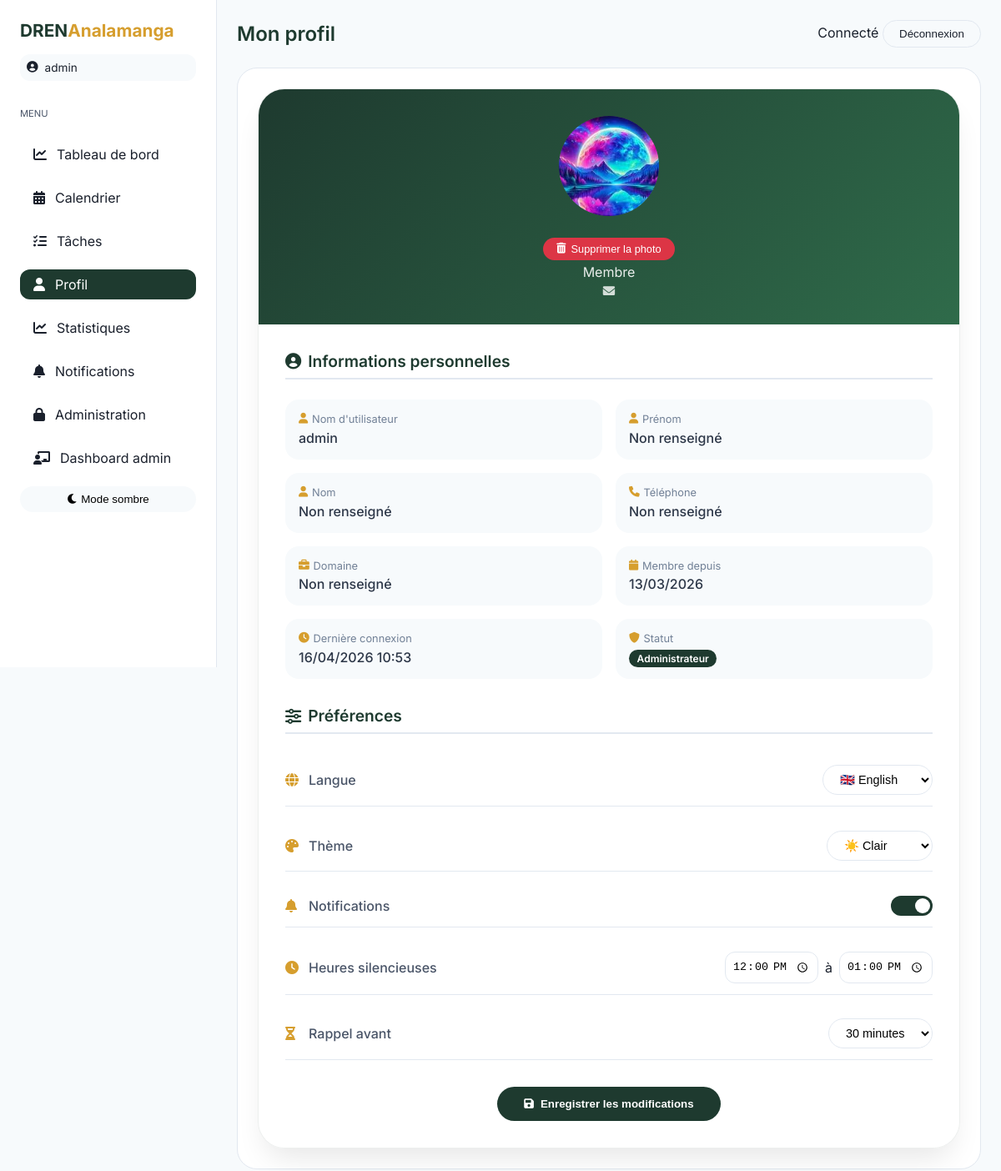
Screenshot of /profil-pro/ (signed in) with the database file from the repository.
### agenda/models.py (models this page shows, shortened)
class Utilisateur(AbstractUser):
    photo = models.ImageField(upload_to='profils/', null=True, blank=True)
    telephone = models.CharField(max_length=20, blank=True)
    domaine = models.CharField(max_length=100, blank=True, help_text="Domaine d'activité")
    date_inscription = models.DateTimeField(auto_now_add=True)
    derniere_connexion = models.DateTimeField(null=True, blank=True)
    notification_email = models.BooleanField(default=True)
    langue = models.CharField(max_length=10, choices=[('fr', 'Français'), ('en', 'Anglais')], default='fr')
    theme = models.CharField(max_length=10, choices=[('clair', 'Clair'), ('sombre', 'Sombre')], default='clair')
    date_dernier_changement_mdp = models.DateTimeField(null=True, blank=True)
    class Meta:
        verbose_name = "Utilisateur"
        verbose_name_plural = "Utilisateurs"
    photo = models.ImageField(upload_to='profils/', null=True, blank=True)

class Preference(models.Model):
    user = models.OneToOneField(settings.AUTH_USER_MODEL, on_delete=models.CASCADE, related_name='preferences')
    notifications_actives = models.BooleanField(default=True)
    heure_debut_silence = models.TimeField(null=True, blank=True)
    heure_fin_silence = models.TimeField(null=True, blank=True)
    notification_avant_evenement = models.IntegerField(default=15)
    langue = models.CharField(max_length=10, choices=[('fr', 'Français'), ('en', 'Anglais')], default='fr')
    theme = models.CharField(max_length=10, choices=[('clair', 'Clair'), ('sombre', 'Sombre')], default='sombre')

### agenda/views.py (the view)
# urls.py: path('profil-pro/', views.profil_pro, name='profil_pro'),
def profil_pro(request):
    return render(request, 'agenda/profil_pro.html', {'active_page': 'profil'})

### agenda/templates/agenda/profil_pro.html (shortened to what this page needs)
{% extends "agenda/base_pro.html" %}
{% load gravatar_tags %}
{% block page_title %}Mon profil{% endblock %}
{% block content %}
<div class="profile-container animate-profile">
    <div class="profile-card">
        <div class="profile-header">
            <div class="profile-avatar-wrapper">
                <div class="profile-avatar" id="profileAvatar" onclick="document.getElementById('photoInput').click()">
                    {% if user.photo %}
                        <img src="{{ user.photo.url }}" alt="Photo de profil">
                    {% else %}
                        <div class="initials-avatar">
                            {{ user.first_name|first|default:user.username|first|upper }}{{ user.last_name|first|upper }}
                        </div>
                    {% endif %}
                </div>
                {% if user.photo %}
                <button id="deletePhotoBtn" class="btn-delete-photo" title="Supprimer la photo">
                    <i class="fas fa-trash-alt"></i> Supprimer la photo
                </button>
                {% endif %}
            </div>
            <div class="profile-role">{{ user.get_role_display|default:"Membre" }}</div>
            <div class="profile-email"><i class="fas fa-envelope"></i> {{ user.email }}</div>
        </div>
        <div class="profile-body">
            <div class="info-section">
                <h3 class="section-title"><i class="fas fa-user-circle"></i> Informations personnelles</h3>
                <div class="info-grid">
                    <div class="info-item">
                        <div class="info-label"><i class="fas fa-user"></i> Nom d'utilisateur</div>
                        <div class="info-value">{{ user.username }}</div>
                    </div>
                    <div class="info-item">
                        <div class="info-label"><i class="fas fa-user"></i> Prénom</div>
                        <div class="info-value">{{ user.first_name|default:"Non renseigné" }}</div>
                    </div>
                    <div class="info-item">
                        <div class="info-label"><i class="fas fa-user"></i> Nom</div>
                        <div class="info-value">{{ user.last_name|default:"Non renseigné" }}</div>
                    </div>
                    <div class="info-item">
                        <div class="info-label"><i class="fas fa-phone"></i> Téléphone</div>
                        <div class="info-value">{{ user.telephone|default:"Non renseigné" }}</div>
                    </div>
                    <div class="info-item">
                        <div class="info-label"><i class="fas fa-briefcase"></i> Domaine</div>
                        <div class="info-value">{{ user.domaine|default:"Non renseigné" }}</div>
                    </div>
                    <div class="info-item">
                        <div class="info-label"><i class="fas fa-calendar"></i> Membre depuis</div>
                        <div class="info-value">{{ user.date_joined|date:"d/m/Y" }}</div>
                    </div>
                    <div class="info-item">
                        <div class="info-label"><i class="fas fa-clock"></i> Dernière connexion</div>
                        <div class="info-value">{{ user.last_login|date:"d/m/Y H:i" }}</div>
                    </div>
                    <div class="info-item">
                        <div class="info-label"><i class="fas fa-shield-alt"></i> Statut</div>
                        <div class="info-value">
                            {% if user.is_superuser %}
                                <span class="badge admin">Administrateur</span>
                            {% elif user.is_staff %}
                                <span class="badge staff">Personnel</span>
                            {% else %}
                                <span class="badge user">Utilisateur</span>
                            {% endif %}
                        </div>
                    </div>
                </div>
            </div>
            <div class="info-section">
                <h3 class="section-title"><i class="fas fa-sliders-h"></i> Préférences</h3>
                <div class="preferences-grid">
                    <div class="pref-item">
                        <div class="pref-label"><i class="fas fa-globe"></i> Langue</div>
                        <div class="pref-value">
                            <select id="prefLangue" class="pref-select">
                                <option value="en" {% if user.preferences.langue == 'en' %}selected{% endif %}>🇬🇧 English</option>
                            </select>
                        </div>
                    </div>
                    <div class="pref-item">
                        <div class="pref-label"><i class="fas fa-palette"></i> Thème</div>
                        <div class="pref-value">
                            <select id="prefTheme" class="pref-select">
                                <option value="clair" {% if user.preferences.theme == 'clair' %}selected{% endif %}>☀️ Clair</option>
                            </select>
                        </div>
                    </div>
                    <div class="pref-item">
                        <div class="pref-label"><i class="fas fa-bell"></i> Notifications</div>
                        <div class="pref-value">
                            <label class="switch">
                                <span class="slider"></span>
                            </label>
                        </div>
                    </div>
                    <div class="pref-item">
                        <div class="pref-label"><i class="fas fa-clock"></i> Heures silencieuses</div>
                        <div class="pref-value time-range">
                            <input type="time" id="prefHeureDebut" class="time-input" value="{{ user.preferences.heure_debut_silence|time:'H:i' }}">
                            <span>à</span>
                            <input type="time" id="prefHeureFin" class="time-input" value="{{ user.preferences.heure_fin_silence|time:'H:i' }}">
                        </div>
                    </div>
                    <div class="pref-item">
                        <div class="pref-label"><i class="fas fa-hourglass-half"></i> Rappel avant</div>
                        <div class="pref-value">
                            <select id="prefRappel" class="pref-select">
                                <option value="30" {% if user.preferences.notification_avant_evenement == 30 %}selected{% endif %}>30 minutes</option>
                            </select>
                        </div>
                    </div>
                </div>
            </div>
            <div class="profile-actions">
                <button class="btn-save" onclick="savePreferences()">
                    <i class="fas fa-save"></i> Enregistrer les modifications
                </button>
            </div>
        </div>
    </div>
</div>
{% endblock %}

### agenda/templates/agenda/base_pro.html (shortened to what this page needs)
<!DOCTYPE html>
<html lang="fr">
<head>
    {% load static %}
    <link rel="stylesheet" href="https://cdnjs.cloudflare.com/ajax/libs/font-awesome/6.0.0/css/all.min.css">
</head>
<body>
    <div class="app">
        <aside class="sidebar">
            <div class="sidebar-header">
                <div class="logo">DREN<span>Analamanga</span></div>
                <div class="user-info-sidebar">
                    <i class="fas fa-user-circle"></i>
                    <span>{{ user.username }}</span>
                </div>
            </div>
            <nav class="nav">
                <div class="nav-section-title">Menu</div>
                <a href="{% url 'accueil_pro' %}" class="nav-item {% if active_page == 'accueil' %}active{% endif %}"><i class="fas fa-chart-line"></i> Tableau de bord</a>
                <a href="{% url 'calendrier_pro' %}" class="nav-item {% if active_page == 'calendrier' %}active{% endif %}"><i class="fas fa-calendar-alt"></i> Calendrier</a>
                <a href="{% url 'taches_pro' %}" class="nav-item {% if active_page == 'taches' %}active{% endif %}"><i class="fas fa-tasks"></i> Tâches</a>
                <a href="{% url 'profil_pro' %}" class="nav-item {% if active_page == 'profil' %}active{% endif %}"><i class="fas fa-user"></i> Profil</a>
                <a href="{% url 'statistiques_pro' %}" class="nav-item">
                    <i class="fas fa-chart-line"></i> Statistiques
                </a>
                <a href="{% url 'notifications_pro' %}" class="nav-item {% if active_page == 'notifications' %}active{% endif %}"><i class="fas fa-bell"></i> Notifications</a>
                {% if user.is_staff %}
                <a href="/admin/" class="nav-item"><i class="fas fa-lock"></i> Administration</a>
                {% endif %}
                {% if user.is_staff %}
            <a href="/dashboard-admin/" class="nav-item">
                <i class="fas fa-chalkboard-user"></i> Dashboard admin
            </a>
                 {% endif %}
            </nav>
            <button id="themeToggle" class="theme-btn"><i class="fas fa-moon"></i> Mode sombre</button>
        </aside>
        <main class="main">
            <div class="header">
                <h1 class="page-title">{% block page_title %}{% endblock %}</h1>
                <div class="user-menu">
                    <span id="userStatus" class="user-info">Chargement...</span>
                </div>
            </div>
            <div class="content">{% block content %}{% endblock %}</div>
        </main>
    </div>
</body>
</html>

### agenda/templates/agenda/base_pro.html (style rules this page uses)
:root { --bg-page: #F7FAFC; --bg-card: #FFFFFF; --text-main: #1A202C; --text-muted: #4A5568; --border: #E2E8F0; --primary: #1E3A2F; --primary-hover: #2F6B4A; --accent: #D69E2E; }
* { margin: 0; padding: 0; box-sizing: border-box; }
body { font-family: 'Inter', sans-serif; background: var(--bg-page); color: var(--text-main); transition: background 0.3s, color 0.3s; }
.app { display: flex; min-height: 100vh; }
.sidebar { width: 260px; background: var(--bg-card); border-right: 1px solid var(--border); padding: 1.5rem; position: fixed; height: 100vh; overflow-y: auto; }
.sidebar-header { margin-bottom: 1rem; }
.logo { font-size: 1.3rem; font-weight: 700; color: var(--primary); margin-bottom: 1rem; }
.logo span { color: var(--accent); }
.user-info-sidebar { display: flex; align-items: center; gap: 0.5rem; font-size: 0.85rem; background: var(--bg-page); padding: 0.5rem; border-radius: 12px; }
.nav { display: flex; flex-direction: column; gap: 1rem; }
.nav-section-title { font-size: 0.7rem; text-transform: uppercase; color: var(--text-muted); margin: 1rem 0 0.5rem 0; }
.nav-item { display: flex; align-items: center; gap: 0.75rem; padding: 0.5rem 1rem; border-radius: 12px; color: var(--text-main); text-decoration: none; transition: all 0.2s; }
.nav-item.active { background: var(--primary); color: white; }
.main { flex: 1; margin-left: 260px; padding: 1.5rem; }
.header { display: flex; justify-content: space-between; align-items: center; margin-bottom: 1.5rem; }
.page-title { font-size: 1.5rem; font-weight: 600; color: var(--primary); }
.content { background: var(--bg-card); border-radius: 24px; padding: 1.5rem; border: 1px solid var(--border); }
.theme-btn { width: 100%; margin-top: 1rem; padding: 0.5rem; background: var(--bg-page); border: none; border-radius: 40px; cursor: pointer; transition: 0.4s; }

### rows the page displays
Utilisateur: username "admin", photo (picture), first_name "Non renseigné", last_name "Non renseigné", telephone "Non renseigné", domaine "Non renseigné", date_joined "13/03/2026", last_login "16/04/2026 10:53", value "🇬🇧 English", value "☀️ Clair", preferences.heure_debut_silence "12:00", preferences.heure_fin_silence "13:00", value "30 minutes"

### other values shown
{{ user.get_role_display|default:"Membre" }} "Membre"
